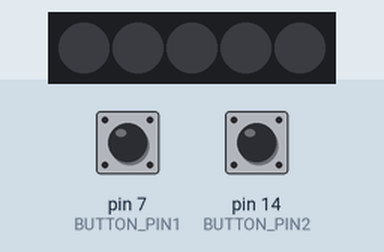
Recording of a sketch running on a simulated Arduino Uno, built with avr-gcc and run on an emulated ATmega328P. On the bench: 5 RGB LEDs in strip order, left to right. Inputs (shaded band) come from the test bench; at power-on: pin 7 (BUTTON_PIN1) HIGH, pin 14 (BUTTON_PIN2) HIGH.

Above: at 1.2 s.
1.3 s: pin 7 (BUTTON_PIN1) pulled LOW for 0.15 s
At 2.3 s:
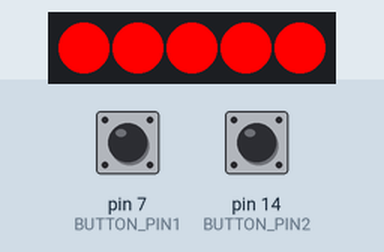
3.0 s: pin 14 (BUTTON_PIN2) pulled LOW for 0.15 s
At 3.6 s:
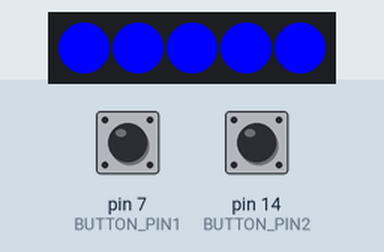
4.7 s: pin 7 (BUTTON_PIN1) pulled LOW for 1 s
At 4.73 s:
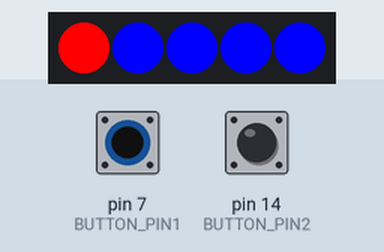
7.2 s: pin 14 (BUTTON_PIN2) pulled LOW for 1 s
At 7.23 s:
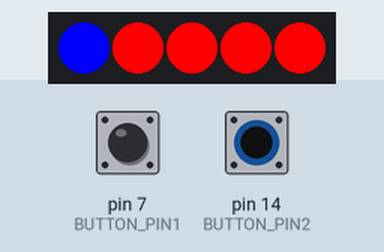
9.7 s: pin 7 (BUTTON_PIN1) pulled LOW for 3.2 s
At 9.78 s:
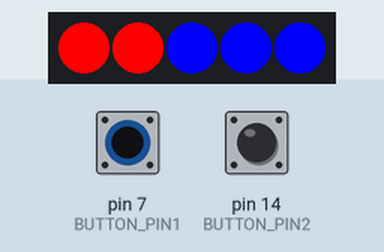
Timing chart, 0 to 12.7 s (numbered marks = the images above; inputs shaded):
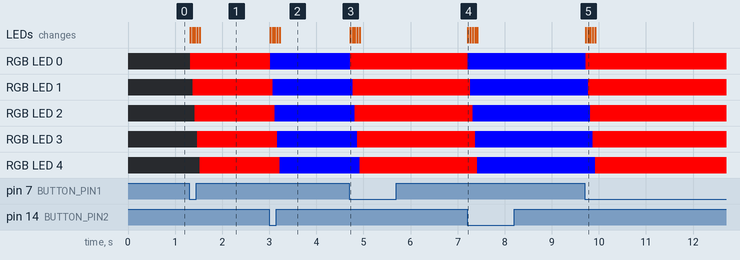

The sketch:

DIGITAL_IO_PART_2.ino
```cpp
//Kyle Smith
//Digital I/O Part 2
//A lot of this code was created by utilizing the NEO-PIXEL example code and repurposing certain functions and syntax

#include <Adafruit_NeoPixel.h>
#ifdef __AVR__
 #include <avr/power.h> // Required for 16 MHz Adafruit Trinket
#endif

//pulled from example code, a clever way to keep the code efficient
#define BUTTON_PIN1   7

#define BUTTON_PIN2   14

#define PIXEL_PIN    15  // Digital IO pin connected to the NEO-PIXEL

#define PIXEL_COUNT 5  // Number of NEO-PIXELS

// declaring a NEO-PIXEL strip object:
Adafruit_NeoPixel strip(PIXEL_COUNT, PIXEL_PIN, NEO_GRB + NEO_KHZ800);

//setting the boolean state and reset our LED color
boolean oldState1 = HIGH;
boolean oldState2 = HIGH;


void setup() {
  pinMode(BUTTON_PIN1, INPUT_PULLUP);
  pinMode(BUTTON_PIN2, INPUT_PULLUP);
  strip.begin(); // Initialize NeoPixel strip object (REQUIRED)
  strip.show();  // Initialize all pixels to 'off'

}

void loop() {
  // get current button states
  boolean newState1 = digitalRead(BUTTON_PIN1);
  boolean newState2 = digitalRead(BUTTON_PIN2);

  // Check if button1 state changed from high to low (button1 press).
  if((newState1 == LOW) && (oldState1 == HIGH)) {
    // Short delay to debounce button.
    delay(20);
    // Check if button is still low after debounce.
    newState1 = digitalRead(BUTTON_PIN1);
    if(newState1 == LOW) {     // Yes, still low
      colorWipe(strip.Color(255,   0,   0), 50);    // Red
    }
  }

  // Check if button2 state changed from high to low (button2 press).
  if((newState2 == LOW) && (oldState2 == HIGH)) {
    // Short delay to debounce button.
    delay(20);
    // Check if button is still low after debounce.
    newState2 = digitalRead(BUTTON_PIN2);
    if(newState2 == LOW) {      // Yes, still low
        colorWipe(strip.Color(  0,   0, 255), 50);    // Blue
    }
  }

  //reseting button and therefor NEO-PIXEL states
  oldState1 = newState1;
  oldState2 = newState2;
}

 //simple colorWipe animation pulled from example code
 void colorWipe(uint32_t color, int wait) {
  for(int i=0; i<strip.numPixels(); i++) { // For each pixel in strip...
    strip.setPixelColor(i, color);         //  Set pixel's color (in RAM)
    strip.show();                          //  Update strip to match
    delay(wait);
  }
}
```

Measured:
- after the input at 1.3 s, RGB LED 0: off → RGB(255, 0, 0) at once; RGB LED 1: off → RGB(255, 0, 0) after 0.07 s; RGB LED 2: off → RGB(255, 0, 0) after 0.12 s; RGB LED 3: off → RGB(255, 0, 0) after 0.17 s; RGB LED 4: off → RGB(255, 0, 0) after 0.22 s; the LEDs: first change at once (image 1 shows a later state)
- after the input at 3.0 s, RGB LED 0: RGB(255, 0, 0) → RGB(0, 0, 255) at once; RGB LED 1: RGB(255, 0, 0) → RGB(0, 0, 255) after 0.07 s
- after the input at 4.7 s, RGB LED 0: RGB(0, 0, 255) → RGB(255, 0, 0) at once; RGB LED 1: RGB(0, 0, 255) → RGB(255, 0, 0) after 0.07 s; RGB LED 2: RGB(0, 0, 255) → RGB(255, 0, 0) after 0.12 s; RGB LED 3: RGB(0, 0, 255) → RGB(255, 0, 0) after 0.17 s; RGB LED 4: RGB(0, 0, 255) → RGB(255, 0, 0) after 0.22 s; the LEDs: change at once (image 3)
- after the input at 7.2 s, RGB LED 0: RGB(255, 0, 0) → RGB(0, 0, 255) at once; RGB LED 1: RGB(255, 0, 0) → RGB(0, 0, 255) after 0.07 s; RGB LED 2: RGB(255, 0, 0) → RGB(0, 0, 255) after 0.12 s; RGB LED 3: RGB(255, 0, 0) → RGB(0, 0, 255) after 0.17 s; RGB LED 4: RGB(255, 0, 0) → RGB(0, 0, 255) after 0.22 s; the LEDs: change at once (image 4)
- after the input at 9.7 s, RGB LED 0: RGB(0, 0, 255) → RGB(255, 0, 0) at once; RGB LED 1: RGB(0, 0, 255) → RGB(255, 0, 0) after 0.07 s
